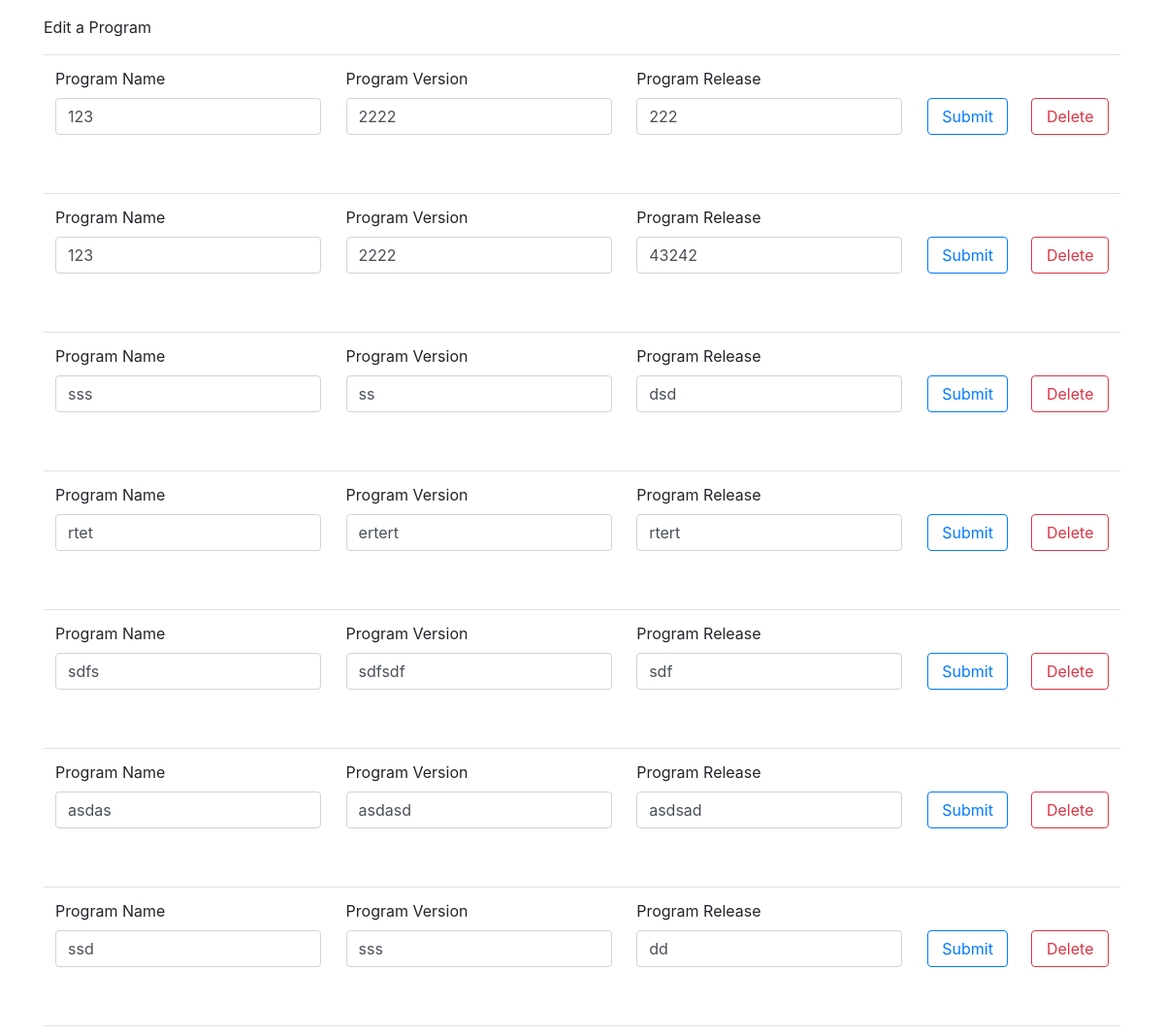
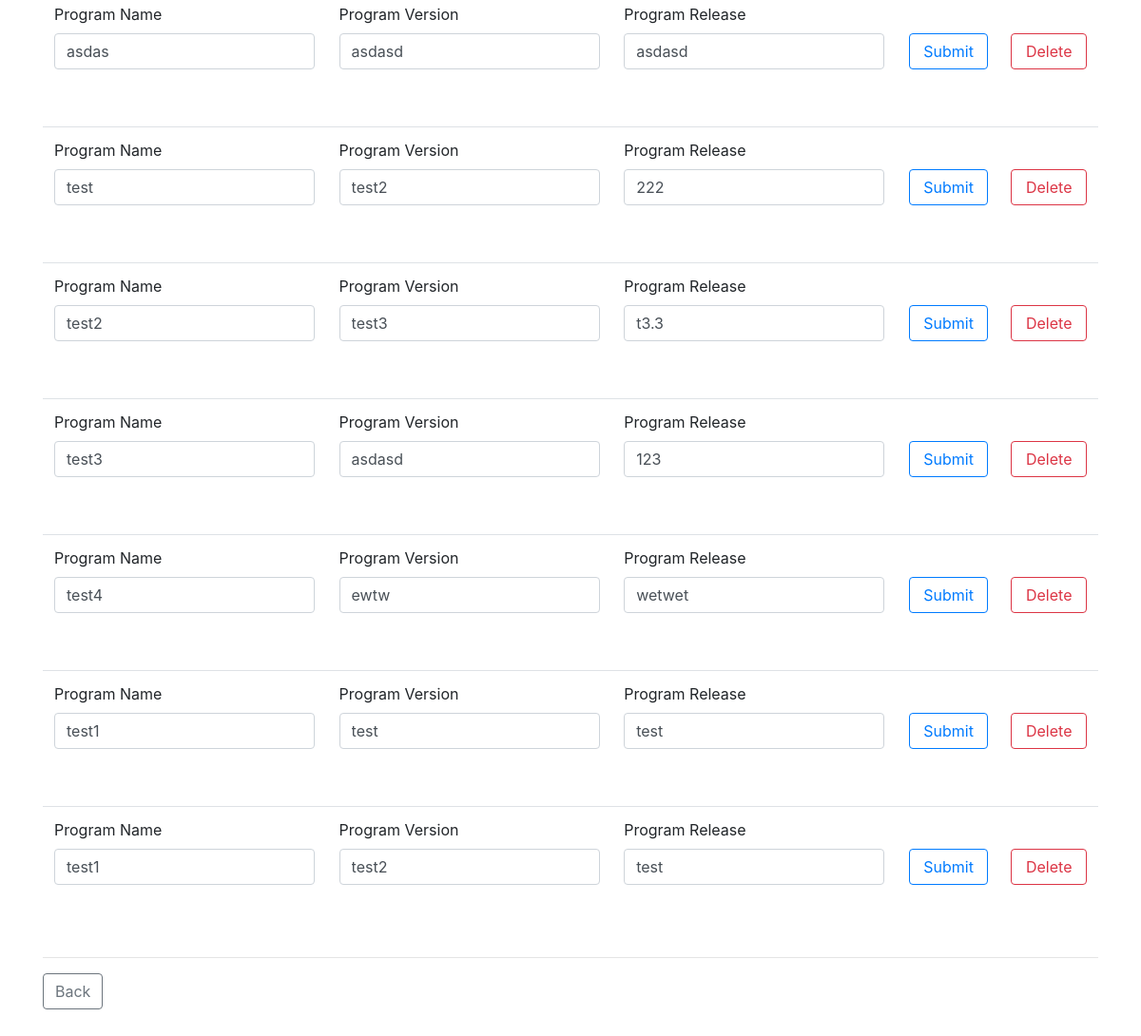
The app's page /app/admin/edit-programs/ (signed in) with its own data (2 pictures, top to bottom).
### app/models.py (models this page shows, shortened)
class Programs(models.Model):
    program_id      = models.AutoField(primary_key=True, validators=[MinValueValidator(-1024),MaxValueValidator(1023)])
    program_name    = models.CharField(max_length=32)
    program_version = models.CharField(max_length=32)
    program_release = models.CharField(max_length=32)
    objects = models.Manager()

### app/views.py (the view, shortened to what this page needs)
# urls.py: path('admin/edit-programs/', views.edit_programs, name='edit_programs'),
@staff_member_required
def edit_programs(request):
    program_list = Programs.objects.all()
    context = { 'message' : 'This is "edit programs" page',
                'program_list' : program_list,
              }
    return render(request, 'static_files/edit-programs.html', context=context)

### app/templates/static_files/edit-programs.html (shortened to what this page needs)
<!DOCTYPE html>
{% load static %}
<link rel="stylesheet" href="{% static 'css/bootstrap.min.css' %}">
<link rel="stylesheet" href="{% static 'css/bootstrap.css' %}">
<link rel="stylesheet" href="{% static 'css/styles.css' %}">
<html>
  <head>
  </head>
  <body>
    <div class="container vertical-margin">
      {% if  program_list %}
      <p>Edit a Program</p>
      <table class="table" >
      {% for program in program_list %}
      <form action="{% url 'app:edit_programs' %}" method="POST"> {% csrf_token %}
        <tr>
          <td>
            <label for="program_name">Program Name </label>
            <input class="form-control fit-ct" type="text" name="program_name" value="{{ program.program_name }}"> </br></br>
          </td>
          <td>
            <label for="program_version">Program Version </label>
            <input class="form-control fit-ct" type="text" name="program_version" value="{{ program.program_version }}"></br></br>
          </td>
          <td>
            <label for="program_release">Program Release </label>
            <input class="form-control fit-ct" type="text" name="program_release" value="{{ program.program_release }}"></br></br>
          </td>
          <td>
            <input class="form-control btn btn-outline-primary" type="submit" name="edit" value="Submit">
          </td>
          <td>
            <input class="form-control btn btn-outline-danger" type="submit" name="delete" value="Delete" onclick="confirm_delete(event)">
          </td>
        </tr>
      </form>
      {% endfor %}
      </table>
      {% endif %}
      <hr>
      <a href="/app/admin/db-maintenance">
        <button type="button" class="btn btn-outline-secondary">Back</button>
      </a>
    </div>
  </body>
</html>

### records on screen
Programs: program_name "123", program_version "2222", program_release "222"
Programs: program_name "123", program_version "2222", program_release "43242"
Programs: program_name "sss", program_version "ss", program_release "dsd"
Programs: program_name "rtet", program_version "ertert", program_release "rtert"
Programs: program_name "sdfs", program_version "sdfsdf", program_release "sdf"
Programs: program_name "asdas", program_version "asdasd", program_release "asdsad"
Programs: program_name "ssd", program_version "sss", program_release "dd"
Programs: program_name "asdas", program_version "asdasd", program_release "asdasd"
Programs: program_name "test", program_version "test2", program_release "222"
Programs: program_name "test2", program_version "test3", program_release "t3.3"
Programs: program_name "test3", program_version "asdasd", program_release "123"
Programs: program_name "test4", program_version "ewtw", program_release "wetwet"
Programs: program_name "test1", program_version "test", program_release "test"
Programs: program_name "test1", program_version "test2", program_release "test"
